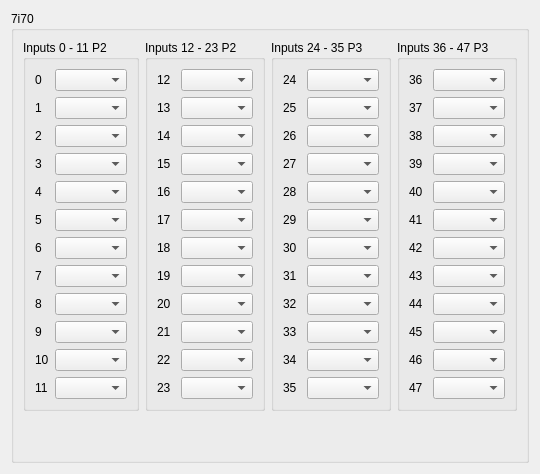
          <widget class="QWidget" name="ss7i70">
           <layout class="QGridLayout" name="gridLayout_75">
            <item row="0" column="0">
             <widget class="QGroupBox" name="groupBox_34">
              <property name="title">
               <string>7i70</string>
              </property>
              <layout class="QGridLayout" name="gridLayout_89">
               <item row="0" column="0">
                <widget class="QGroupBox" name="groupBox_44">
                 <property name="title">
                  <string>Inputs 0 - 11 P2</string>
                 </property>
                 <layout class="QGridLayout" name="gridLayout_86">
                  <item row="2" column="0">
                   <widget class="QLabel" name="label_595">
                    <property name="text">
                     <string>2</string>
                    </property>
                   </widget>
                  </item>
                  <item row="6" column="0">
                   <widget class="QLabel" name="label_596">
                    <property name="text">
                     <string>6</string>
                    </property>
                   </widget>
                  </item>
                  <item row="1" column="0">
                   <widget class="QLabel" name="label_597">
                    <property name="text">
                     <string>1</string>
                    </property>
                   </widget>
                  </item>
                  <item row="4" column="0">
                   <widget class="QLabel" name="label_598">
                    <property name="text">
                     <string>4</string>
                    </property>
                   </widget>
                  </item>
                  <item row="11" column="0">
                   <widget class="QLabel" name="label_599">
                    <property name="text">
                     <string>11</string>
                    </property>
                   </widget>
                  </item>
                  <item row="7" column="0">
                   <widget class="QLabel" name="label_600">
                    <property name="text">
                     <string>7</string>
                    </property>
                   </widget>
                  </item>
                  <item row="9" column="0">
                   <widget class="QLabel" name="label_601">
                    <property name="text">
                     <string>9</string>
                    </property>
                   </widget>
                  </item>
                  <item row="10" column="0">
                   <widget class="QLabel" name="label_602">
                    <property name="text">
                     <string>10</string>
                    </property>
                   </widget>
                  </item>
                  <item row="8" column="0">
                   <widget class="QLabel" name="label_603">
                    <property name="text">
                     <string>8</string>
                    </property>
                   </widget>
                  </item>
                  <item row="5" column="0">
                   <widget class="QLabel" name="label_604">
                    <property name="text">
                     <string>5</string>
                    </property>
                   </widget>
                  </item>
                  <item row="0" column="1">
                   <widget class="QComboBox" name="ss7i70in_0"/>
                  </item>
                  <item row="0" column="0">
                   <widget class="QLabel" name="label_414">
                    <property name="text">
                     <string>0</string>
                    </property>
                   </widget>
                  </item>
                  <item row="3" column="0">
                   <widget class="QLabel" name="label_605">
                    <property name="text">
                     <string>3</string>
                    </property>
                   </widget>
                  </item>
                  <item row="1" column="1">
                   <widget class="QComboBox" name="ss7i70in_1"/>
                  </item>
                  <item row="2" column="1">
                   <widget class="QComboBox" name="ss7i70in_2"/>
                  </item>
                  <item row="3" column="1">
                   <widget class="QComboBox" name="ss7i70in_3"/>
                  </item>
                  <item row="4" column="1">
                   <widget class="QComboBox" name="ss7i70in_4"/>
                  </item>
                  <item row="5" column="1">
                   <widget class="QComboBox" name="ss7i70in_5"/>
                  </item>
                  <item row="6" column="1">
                   <widget class="QComboBox" name="ss7i70in_6"/>
                  </item>
                  <item row="7" column="1">
                   <widget class="QComboBox" name="ss7i70in_7"/>
                  </item>
                  <item row="8" column="1">
                   <widget class="QComboBox" name="ss7i70in_8"/>
                  </item>
                  <item row="9" column="1">
                   <widget class="QComboBox" name="ss7i70in_9"/>
                  </item>
                  <item row="10" column="1">
                   <widget class="QComboBox" name="ss7i70in_10"/>
                  </item>
                  <item row="11" column="1">
                   <widget class="QComboBox" name="ss7i70in_11"/>
                  </item>
                 </layout>
                </widget>
               </item>
               <item row="0" column="1">
                <widget class="QGroupBox" name="groupBox_43">
                 <property name="title">
                  <string>Inputs 12 - 23 P2</string>
                 </property>
                 <layout class="QGridLayout" name="gridLayout_85">
                  <item row="2" column="0">
                   <widget class="QLabel" name="label_585">
                    <property name="text">
                     <string>14</string>
                    </property>
                   </widget>
                  </item>
                  <item row="11" column="0">
                   <widget class="QLabel" name="label_584">
                    <property name="text">
                     <string>23</string>
                    </property>
                   </widget>
                  </item>
                  <item row="9" column="0">
                   <widget class="QLabel" name="label_582">
                    <property name="text">
                     <string>21</string>
                    </property>
                   </widget>
                  </item>
                  <item row="3" column="0">
                   <widget class="QLabel" name="label_583">
                    <property name="text">
                     <string>15</string>
                    </property>
                   </widget>
                  </item>
                  <item row="8" column="0">
                   <widget class="QLabel" name="label_589">
                    <property name="text">
                     <string>20</string>
                    </property>
                   </widget>
                  </item>
                  <item row="0" column="0">
                   <widget class="QLabel" name="label_592">
                    <property name="text">
                     <string>12</string>
                    </property>
                   </widget>
                  </item>
                  <item row="4" column="0">
                   <widget class="QLabel" name="label_590">
                    <property name="text">
                     <string>16</string>
                    </property>
                   </widget>
                  </item>
                  <item row="10" column="0">
                   <widget class="QLabel" name="label_588">
                    <property name="text">
                     <string>22</string>
                    </property>
                   </widget>
                  </item>
                  <item row="5" column="0">
                   <widget class="QLabel" name="label_587">
                    <property name="text">
                     <string>17</string>
                    </property>
                   </widget>
                  </item>
                  <item row="7" column="0">
                   <widget class="QLabel" name="label_591">
                    <property name="text">
                     <string>19</string>
                    </property>
                   </widget>
                  </item>
                  <item row="6" column="0">
                   <widget class="QLabel" name="label_593">
                    <property name="text">
                     <string>18</string>
                    </property>
                   </widget>
                  </item>
                  <item row="1" column="0">
                   <widget class="QLabel" name="label_594">
                    <property name="text">
                     <string>13</string>
                    </property>
                   </widget>
                  </item>
                  <item row="0" column="1">
                   <widget class="QComboBox" name="ss7i70in_12"/>
                  </item>
                  <item row="1" column="1">
                   <widget class="QComboBox" name="ss7i70in_13"/>
                  </item>
                  <item row="2" column="1">
                   <widget class="QComboBox" name="ss7i70in_14"/>
                  </item>
                  <item row="3" column="1">
                   <widget class="QComboBox" name="ss7i70in_15"/>
                  </item>
                  <item row="4" column="1">
                   <widget class="QComboBox" name="ss7i70in_16"/>
                  </item>
                  <item row="5" column="1">
                   <widget class="QComboBox" name="ss7i70in_17"/>
                  </item>
                  <item row="6" column="1">
                   <widget class="QComboBox" name="ss7i70in_18"/>
                  </item>
                  <item row="7" column="1">
                   <widget class="QComboBox" name="ss7i70in_19"/>
                  </item>
                  <item row="8" column="1">
                   <widget class="QComboBox" name="ss7i70in_20"/>
                  </item>
                  <item row="9" column="1">
                   <widget class="QComboBox" name="ss7i70in_21"/>
                  </item>
                  <item row="10" column="1">
                   <widget class="QComboBox" name="ss7i70in_22"/>
                  </item>
                  <item row="11" column="1">
                   <widget class="QComboBox" name="ss7i70in_23"/>
                  </item>
                 </layout>
                </widget>
               </item>
               <item row="0" column="3">
                <widget class="QGroupBox" name="groupBox_45">
                 <property name="title">
                  <string>Inputs 36 - 47 P3</string>
                 </property>
                 <layout class="QGridLayout" name="gridLayout_87">
                  <item row="10" column="0">
                   <widget class="QLabel" name="label_606">
                    <property name="text">
                     <string>46</string>
                    </property>
                   </widget>
                  </item>
                  <item row="5" column="0">
                   <widget class="QLabel" name="label_614">
                    <property name="text">
                     <string>41</string>
                    </property>
                   </widget>
                  </item>
                  <item row="2" column="0">
                   <widget class="QLabel" name="label_611">
                    <property name="text">
                     <string>38</string>
                    </property>
                   </widget>
                  </item>
                  <item row="6" column="0">
                   <widget class="QLabel" name="label_613">
                    <property name="text">
                     <string>42</string>
                    </property>
                   </widget>
                  </item>
                  <item row="7" column="0">
                   <widget class="QLabel" name="label_612">
                    <property name="text">
                     <string>43</string>
                    </property>
                   </widget>
                  </item>
                  <item row="9" column="0">
                   <widget class="QLabel" name="label_608">
                    <property name="text">
                     <string>45</string>
                    </property>
                   </widget>
                  </item>
                  <item row="8" column="0">
                   <widget class="QLabel" name="label_609">
                    <property name="text">
                     <string>44</string>
                    </property>
                   </widget>
                  </item>
                  <item row="1" column="0">
                   <widget class="QLabel" name="label_610">
                    <property name="text">
                     <string>37</string>
                    </property>
                   </widget>
                  </item>
                  <item row="11" column="0">
                   <widget class="QLabel" name="label_617">
                    <property name="text">
                     <string>47</string>
                    </property>
                   </widget>
                  </item>
                  <item row="0" column="0">
                   <widget class="QLabel" name="label_632">
                    <property name="text">
                     <string>36</string>
                    </property>
                   </widget>
                  </item>
                  <item row="4" column="0">
                   <widget class="QLabel" name="label_618">
                    <property name="text">
                     <string>40</string>
                    </property>
                   </widget>
                  </item>
                  <item row="3" column="0">
                   <widget class="QLabel" name="label_616">
                    <property name="text">
                     <string>39</string>
                    </property>
                   </widget>
                  </item>
                  <item row="0" column="1">
                   <widget class="QComboBox" name="ss7i70in_36"/>
                  </item>
                  <item row="1" column="1">
                   <widget class="QComboBox" name="ss7i70in_37"/>
                  </item>
                  <item row="2" column="1">
                   <widget class="QComboBox" name="ss7i70in_38"/>
                  </item>
                  <item row="3" column="1">
                   <widget class="QComboBox" name="ss7i70in_39"/>
                  </item>
                  <item row="4" column="1">
                   <widget class="QComboBox" name="ss7i70in_40"/>
                  </item>
                  <item row="5" column="1">
                   <widget class="QComboBox" name="ss7i70in_41"/>
                  </item>
                  <item row="6" column="1">
                   <widget class="QComboBox" name="ss7i70in_42"/>
                  </item>
                  <item row="7" column="1">
                   <widget class="QComboBox" name="ss7i70in_43"/>
                  </item>
                  <item row="8" column="1">
                   <widget class="QComboBox" name="ss7i70in_44"/>
                  </item>
                  <item row="9" column="1">
                   <widget class="QComboBox" name="ss7i70in_45"/>
                  </item>
                  <item row="10" column="1">
                   <widget class="QComboBox" name="ss7i70in_46"/>
                  </item>
                  <item row="11" column="1">
                   <widget class="QComboBox" name="ss7i70in_47"/>
                  </item>
                 </layout>
                </widget>
               </item>
               <item row="0" column="2">
                <widget class="QGroupBox" name="groupBox_46">
                 <property name="title">
                  <string>Inputs 24 - 35 P3</string>
                 </property>
                 <layout class="QGridLayout" name="gridLayout_88">
                  <item row="0" column="0">
                   <widget class="QLabel" name="label_619">
                    <property name="text">
                     <string>24</string>
                    </property>
                   </widget>
                  </item>
                  <item row="9" column="0">
                   <widget class="QLabel" name="label_627">
                    <property name="text">
                     <string>33</string>
                    </property>
                   </widget>
                  </item>
                  <item row="8" column="0">
                   <widget class="QLabel" name="label_626">
                    <property name="text">
                     <string>32</string>
                    </property>
                   </widget>
                  </item>
                  <item row="11" column="0">
                   <widget class="QLabel" name="label_629">
                    <property name="text">
                     <string>35</string>
                    </property>
                   </widget>
                  </item>
                  <item row="10" column="0">
                   <widget class="QLabel" name="label_628">
                    <property name="text">
                     <string>34</string>
                    </property>
                   </widget>
                  </item>
                  <item row="1" column="0">
                   <widget class="QLabel" name="label_631">
                    <property name="text">
                     <string>25</string>
                    </property>
                   </widget>
                  </item>
                  <item row="3" column="0">
                   <widget class="QLabel" name="label_621">
                    <property name="text">
                     <string>27</string>
                    </property>
                   </widget>
                  </item>
                  <item row="2" column="0">
                   <widget class="QLabel" name="label_620">
                    <property name="text">
                     <string>26</string>
                    </property>
                   </widget>
                  </item>
                  <item row="6" column="0">
                   <widget class="QLabel" name="label_624">
                    <property name="text">
                     <string>30</string>
                    </property>
                   </widget>
                  </item>
                  <item row="7" column="0">
                   <widget class="QLabel" name="label_625">
                    <property name="text">
                     <string>31</string>
                    </property>
                   </widget>
                  </item>
                  <item row="5" column="0">
                   <widget class="QLabel" name="label_623">
                    <property name="text">
                     <string>29</string>
                    </property>
                   </widget>
                  </item>
                  <item row="4" column="0">
                   <widget class="QLabel" name="label_622">
                    <property name="text">
                     <string>28</string>
                    </property>
                   </widget>
                  </item>
                  <item row="0" column="1">
                   <widget class="QComboBox" name="ss7i70in_24"/>
                  </item>
                  <item row="1" column="1">
                   <widget class="QComboBox" name="ss7i70in_25"/>
                  </item>
                  <item row="2" column="1">
                   <widget class="QComboBox" name="ss7i70in_26"/>
                  </item>
                  <item row="3" column="1">
                   <widget class="QComboBox" name="ss7i70in_27"/>
                  </item>
                  <item row="4" column="1">
                   <widget class="QComboBox" name="ss7i70in_28"/>
                  </item>
                  <item row="5" column="1">
                   <widget class="QComboBox" name="ss7i70in_29"/>
                  </item>
                  <item row="6" column="1">
                   <widget class="QComboBox" name="ss7i70in_30"/>
                  </item>
                  <item row="7" column="1">
                   <widget class="QComboBox" name="ss7i70in_31"/>
                  </item>
                  <item row="8" column="1">
                   <widget class="QComboBox" name="ss7i70in_32"/>
                  </item>
                  <item row="9" column="1">
                   <widget class="QComboBox" name="ss7i70in_33"/>
                  </item>
                  <item row="10" column="1">
                   <widget class="QComboBox" name="ss7i70in_34"/>
                  </item>
                  <item row="11" column="1">
                   <widget class="QComboBox" name="ss7i70in_35"/>
                  </item>
                 </layout>
                </widget>
               </item>
               <item row="1" column="0">
                <spacer name="verticalSpacer_11">
                 <property name="orientation">
                  <enum>Qt::Vertical</enum>
                 </property>
                 <property name="sizeHint" stdset="0">
                  <size>
                   <width>20</width>
                   <height>40</height>
                  </size>
                 </property>
                </spacer>
               </item>
              </layout>
             </widget>
            </item>
           </layout>
          </widget>
